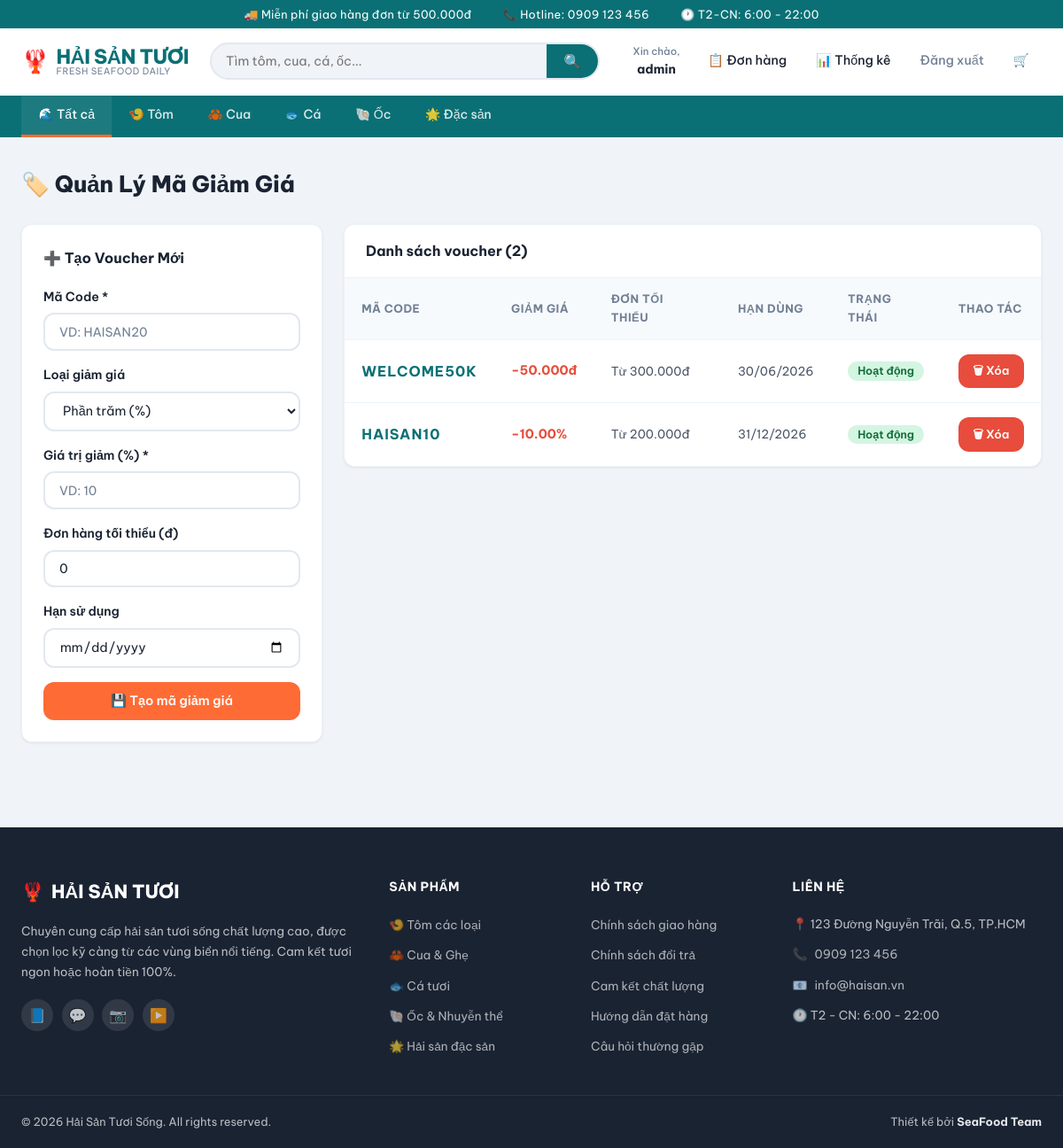
Screenshot of /admin/vouchers (signed in) with the database file from the repository.
### tables this page shows
CREATE TABLE IF NOT EXISTS `vouchers` (
  `id` int NOT NULL AUTO_INCREMENT,
  `code` varchar(50) NOT NULL,
  `discount_type` enum('percent','fixed') DEFAULT 'percent',
  `discount_value` decimal(10,2) NOT NULL,
  `min_order_value` decimal(10,2) DEFAULT '0.00',
  `max_uses` int DEFAULT NULL,
  `used_count` int DEFAULT '0',
  `expires_at` date DEFAULT NULL,
  `is_active` tinyint(1) DEFAULT '1',
  `created_at` timestamp NULL DEFAULT CURRENT_TIMESTAMP,
  PRIMARY KEY (`id`),
  UNIQUE KEY `code` (`code`)
);

### app/controllers/AdminController.php (called while the page is built, shortened)
<?php
class AdminController {
    public function vouchers() {
        $db       = new Database();
        $conn     = $db->getConnection();
        $vouchers = $conn->query("SELECT * FROM vouchers ORDER BY id DESC")->fetchAll(PDO::FETCH_ASSOC);
        include 'app/views/admin/vouchers.php';
    }
}
?>

### index.php (called while the page is built, shortened)
<?php
$url = $_GET['url'] ?? '';
$url = rtrim($url, '/');
$url = filter_var($url, FILTER_SANITIZE_URL);
$url = explode('/', $url);
$action = isset($url[1]) && $url[1] != '' ? $url[1] : 'index';
$controller = new $controllerName();
call_user_func_array([$controller, $action], array_slice($url, 2));
?>

### app/views/admin/vouchers.php (the view, shortened to what this page needs)
<h1 class="page-title">🏷️ Quản Lý Mã Giảm Giá</h1>
<div style="display:grid;grid-template-columns:340px 1fr;gap:1.5rem;align-items:start;">
    <div class="card">
        <h3 style="font-size:1rem;font-weight:700;color:var(--text-dark);margin-bottom:1.2rem;">➕ Tạo Voucher Mới</h3>
        <form action="/banhaisan/admin/store_voucher" method="POST">
            <div class="form-group">
                <label class="form-label">Mã Code *</label>
                <input type="text" name="code" class="form-control" required
                       placeholder="VD: HAISAN20" style="text-transform:uppercase;"
                       oninput="this.value=this.value.toUpperCase()">
            </div>
            <div class="form-group">
                <label class="form-label">Loại giảm giá</label>
                <select name="discount_type" class="form-control" id="discountType" onchange="toggleLabel()">
                    <option value="percent">Phần trăm (%)</option>
                </select>
            </div>
            <div class="form-group">
                <label class="form-label" id="discountLabel">Giá trị giảm (%) *</label>
                <input type="number" name="discount_value" class="form-control" required min="1" placeholder="VD: 10">
            </div>
            <div class="form-group">
                <label class="form-label">Đơn hàng tối thiểu (đ)</label>
                <input type="number" name="min_order" class="form-control" min="0" value="0" placeholder="0 = không giới hạn">
            </div>
            <div class="form-group">
                <label class="form-label">Hạn sử dụng</label>
                <input type="date" name="expires_at" class="form-control"
                       min="<?php echo date('Y-m-d'); ?>">
            </div>
            <button type="submit" class="btn btn-accent btn-block">💾 Tạo mã giảm giá</button>
        </form>
    </div>
    <div class="table-card">
        <div class="card-header">
            <h3>Danh sách voucher (<?php echo count($vouchers); ?>)</h3>
        </div>
        <?php if (empty($vouchers)): ?>
            <div class="empty-state" style="padding:2rem;">
                <div class="empty-icon">🏷️</div>
                <p>Chưa có voucher nào. Tạo voucher đầu tiên!</p>
            </div>
        <?php else: ?>
        <table class="table">
            <thead>
                <tr>
                    <th>Mã Code</th>
                    <th>Giảm giá</th>
                    <th>Đơn tối thiểu</th>
                    <th>Hạn dùng</th>
                    <th>Trạng thái</th>
                    <th>Thao tác</th>
                </tr>
            </thead>
            <tbody>
                <?php foreach ($vouchers as $v): ?>
                <?php
                    $expired = $v['expires_at'] && $v['expires_at'] < date('Y-m-d');
                    $status_color = ($v['is_active'] && !$expired) ? '#d4f5e2' : '#fde8e8';
                    $status_text_color = ($v['is_active'] && !$expired) ? '#0f6b35' : '#9b1c1c';
                    $status_label = $expired ? 'Hết hạn' : ($v['is_active'] ? 'Hoạt động' : 'Tắt');
                ?>
                <tr>
                    <td>
                        <strong style="font-size:1rem;color:var(--primary);letter-spacing:1px;"><?php echo htmlspecialchars($v['code']); ?></strong>
                    </td>
                    <td style="font-weight:700;color:var(--danger);">
                        <?php if ($v['discount_type'] === 'percent'): ?>
                            −<?php echo $v['discount_value']; ?>%
                        <?php else: ?>
                            −<?php echo number_format($v['discount_value'], 0, ',', '.'); ?>đ
                        <?php endif; ?>
                    </td>
                    <td style="font-size:0.85rem;">
                        <?php echo $v['min_order_value'] > 0 ? 'Từ '.number_format($v['min_order_value'],0,',','.').'đ' : 'Không giới hạn'; ?>
                    </td>
                    <td style="font-size:0.85rem;">
                        <?php echo $v['expires_at'] ? date('d/m/Y', strtotime($v['expires_at'])) : '∞ Không hết hạn'; ?>
                    </td>
                    <td>
                        <span style="padding:0.2rem 0.7rem;border-radius:50px;font-size:0.78rem;font-weight:600;
                                     background:<?php echo $status_color; ?>;color:<?php echo $status_text_color; ?>;">
                            <?php echo $status_label; ?>
                        </span>
                    </td>
                    <td>
                        <a href="/banhaisan/admin/delete_voucher?id=<?php echo $v['id']; ?>"
                           class="btn btn-sm btn-danger"
                           onclick="return confirm('Xóa voucher <?php echo $v['code']; ?>?')">🗑 Xóa</a>
                    </td>
                </tr>
                <?php endforeach; ?>
            </tbody>
        </table>
        <?php endif; ?>
    </div>
</div>
<?php $content = ob_get_clean(); include __DIR__ . '/../layout.php'; ?>

### public/css/style.css (style rules this page uses)
:root { --primary: #0a7075; --primary-dark: #065a5f; --primary-light: #e0f4f4; --accent: #FF6B35; --accent-dark: #e55a25; --success: #27ae60; --danger: #e74c3c; --warning: #f39c12; --info: #2980b9; --text-dark: #1a2332; --text-body: #4a5568; --text-light: #718096; --text-white: #ffffff; --bg-page: #f0f4f8; --bg-white: #ffffff; --bg-light: #f7fafc; --bg-card: #ffffff; --border: #e2e8f0; --border-light: #edf2f7; --shadow-sm: 0 1px 3px rgba(0,0,0,0.08); --shadow-md: 0 4px 16px rgba(0,0,0,0.10); --shadow-lg: 0 8px 32px rgba(0,0,0,0.12); --shadow-hover: 0 12px 40px rgba(10,112,117,0.18); --radius-sm: 6px; --radius-md: 12px; --radius-lg: 20px; --radius-xl: 32px; --transition: all 0.25s ease; --font: 'Be Vietnam Pro', sans-serif; }
*, *::before, *::after { box-sizing: border-box; margin: 0; padding: 0; }
html { scroll-behavior: smooth; }
body { font-family: var(--font); background-color: var(--bg-page); color: var(--text-body); line-height: 1.65; font-size: 15px; }
a { color: inherit; text-decoration: none; transition: var(--transition); }
.btn { display: inline-flex; align-items: center; justify-content: center; gap: 0.4rem; padding: 0.65rem 1.4rem; background: var(--primary); color: white; border: 2px solid transparent; border-radius: var(--radius-md); font-family: var(--font); font-size: 0.9rem; font-weight: 600; cursor: pointer; transition: var(--transition); text-align: center; white-space: nowrap; }
.btn-sm { padding: 0.4rem 0.9rem; font-size: 0.82rem; }
.btn-block { width: 100%; }
.btn-accent { background: var(--accent); color: white; }
.btn-danger { background: var(--danger); color: white; }
.table-card { background: var(--bg-white); border-radius: var(--radius-md); overflow: hidden; box-shadow: var(--shadow-sm); border: 1px solid var(--border-light); }
.card-header { padding: 1rem 1.5rem; border-bottom: 1px solid var(--border-light); display: flex; align-items: center; justify-content: space-between; }
.card-header h3 { font-size: 1rem; font-weight: 700; color: var(--text-dark); }
.table { width: 100%; border-collapse: collapse; }
.table th { padding: 0.85rem 1.2rem; text-align: left; background: var(--bg-light); font-size: 0.8rem; font-weight: 700; color: var(--text-light); text-transform: uppercase; letter-spacing: 0.5px; border-bottom: 1px solid var(--border-light); }
.table td { padding: 1rem 1.2rem; border-bottom: 1px solid var(--border-light); font-size: 0.9rem; color: var(--text-body); vertical-align: middle; }
.table tbody tr:last-child td { border-bottom: none; }
.form-group { margin-bottom: 1rem; }
.form-label { display: block; font-size: 0.88rem; font-weight: 600; color: var(--text-dark); margin-bottom: 0.4rem; }
.form-control { width: 100%; padding: 0.65rem 1rem; border: 2px solid var(--border); border-radius: var(--radius-md); font-family: var(--font); font-size: 0.9rem; color: var(--text-dark); background: var(--bg-white); outline: none; transition: var(--transition); }
.form-control::placeholder { color: var(--text-light); font-size: 0.88rem; }
select.form-control { cursor: pointer; }
.card { background: var(--bg-white); border-radius: var(--radius-md); padding: 1.5rem; box-shadow: var(--shadow-sm); border: 1px solid var(--border-light); }
.page-title { font-size: 1.6rem; font-weight: 800; color: var(--text-dark); margin-bottom: 1.5rem; display: flex; align-items: center; gap: 0.5rem; }

### rows the page displays
vouchers: code "WELCOME50K", discount_value "50.000", min_order_value "300.000", expires_at "30/06/2026"
vouchers: code "HAISAN10", discount_value "10.00", min_order_value "200.000", expires_at "31/12/2026"

### other values shown
explode(' ', $_SESSION['username'])[0] "admin"
count($vouchers) "2"
